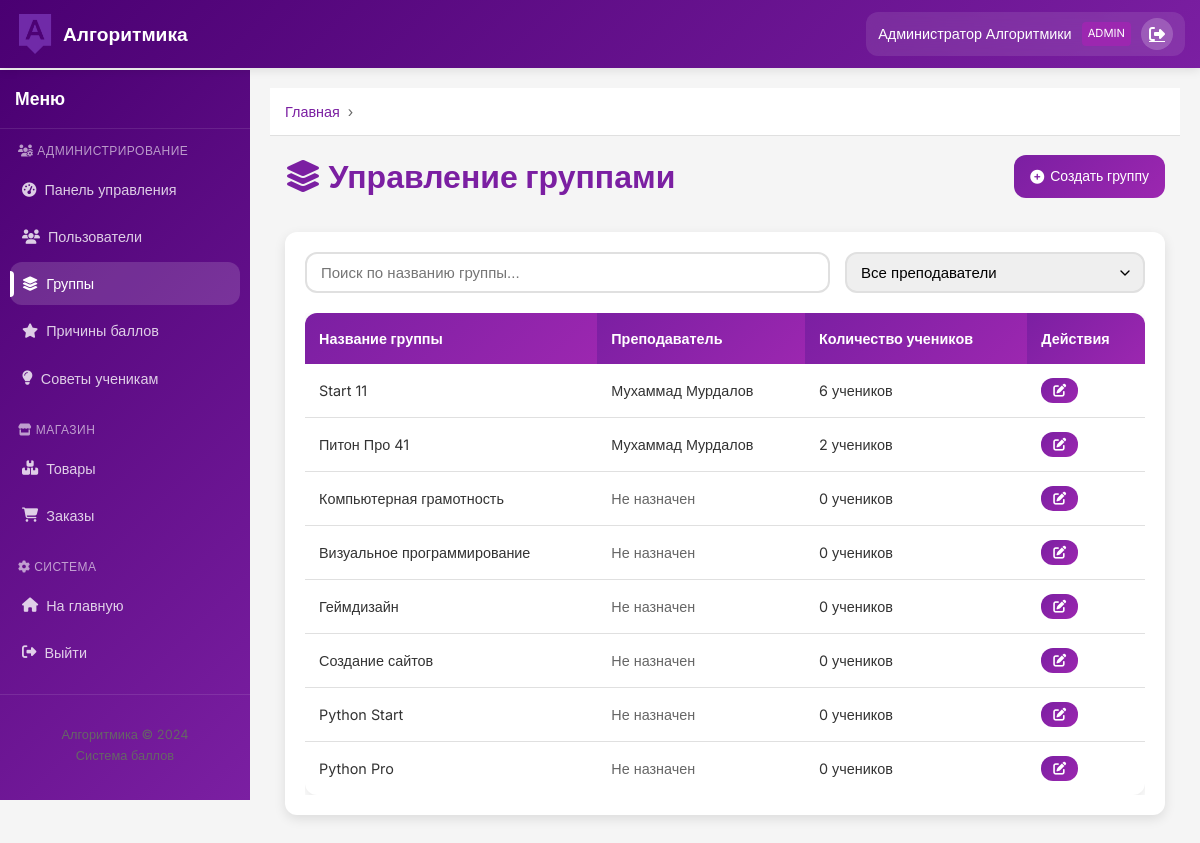
/admin/groups (signed in), run on the app's committed database.
### app.py (models this page shows)
class User(UserMixin, db.Model):
    id = db.Column(db.Integer, primary_key=True)
    username = db.Column(db.String(80), unique=True, nullable=False)
    password = db.Column(db.String(200), nullable=False)
    visible_password = db.Column(db.String(80), nullable=True)
    first_name = db.Column(db.String(80), nullable=False)
    last_name = db.Column(db.String(80), nullable=False)
    role = db.Column(db.String(20), nullable=False)  # admin, teacher, student
    group_id = db.Column(db.Integer, db.ForeignKey('group.id'), nullable=True)
    points = db.Column(db.Integer, default=0)
    earned_points = db.Column(db.Integer, default=0)
    created_at = db.Column(db.DateTime, default=datetime.utcnow)
    group = db.relationship('Group', backref='students', foreign_keys=[group_id])
    points_history = db.relationship('PointsHistory', backref='user', lazy=True,
                                     foreign_keys='PointsHistory.user_id')
    orders = db.relationship('Order', backref='student', lazy=True,
                            foreign_keys='Order.student_id')

class Group(db.Model):
    id = db.Column(db.Integer, primary_key=True)
    name = db.Column(db.String(100), nullable=False)
    teacher_id = db.Column(db.Integer, db.ForeignKey('user.id'), nullable=True)
    teacher = db.relationship('User', backref='taught_groups', foreign_keys=[teacher_id])

### app.py (the view)
@app.route('/admin/groups')
@login_required
def admin_groups():
    if current_user.role != 'admin':
        return redirect(url_for('index'))
    groups = Group.query.all()
    teachers = User.query.filter_by(role='teacher').all()
    return render_template('admin/groups.html', groups=groups, teachers=teachers)

### app.py (called while the page is built)
@login_manager.user_loader
def load_user(user_id):
    return User.query.get(int(user_id))

@app.context_processor
def inject_now():
    return {'datetime': datetime}

### templates/admin/groups.html (shortened to what this page needs)
{% extends "base.html" %}
{% block content %}
<div class="container">
    <div style="display: flex; justify-content: space-between; align-items: center; margin-bottom: 30px;">
        <h1 style="color: var(--primary-color);">
            <i class="fas fa-layer-group"></i> Управление группами
        </h1>
        <a href="{{ url_for('create_group') }}" class="btn btn-primary">
            <i class="fas fa-plus-circle"></i> Создать группу
        </a>
    </div>
    <div class="card">
        <div style="margin-bottom: 20px; display: flex; gap: 15px; align-items: center;">
            <div style="flex: 1;">
                <input type="text" id="search-groups" class="form-control" placeholder="Поиск по названию группы...">
            </div>
            <div style="width: 300px;">
                <select id="teacher-filter" class="form-control">
                    <option value="">Все преподаватели</option>
                </select>
            </div>
        </div>
        <div class="table-responsive">
            <table class="table" id="groups-table">
                <thead>
                    <tr>
                        <th>Название группы</th>
                        <th>Преподаватель</th>
                        <th>Количество учеников</th>
                        <th>Действия</th>
                    </tr>
                </thead>
                <tbody>
                    {% for group in groups %}
                    <tr class="searchable-item" data-teacher="{{ group.teacher_id }}">
                        <td>{{ group.name }}</td>
                        <td>
                            {% if group.teacher %}
                            {{ group.teacher.first_name }} {{ group.teacher.last_name }}
                            {% else %}
                            <span style="color: var(--text-light);">Не назначен</span>
                            {% endif %}
                        </td>
                        <td>{{ group.students|length }} учеников</td>
                        <td>
                            <a href="{{ url_for('group_detail', group_id=group.id) }}" class="btn btn-primary btn-sm">
                                <i class="fas fa-edit"></i>
                            </a>
                        </td>
                    </tr>
                    {% endfor %}
                </tbody>
            </table>
        </div>
    </div>
</div>
{% endblock %}

### templates/base.html (shortened to what this page needs)
<!DOCTYPE html>
<html lang="ru">
<head>
    <link rel="stylesheet" href="{{ url_for('static', filename='css/style.css') }}">
    <link rel="stylesheet" href="https://cdnjs.cloudflare.com/ajax/libs/font-awesome/6.4.0/css/all.min.css">
</head>
<body>
    <nav class="navbar">
        <div class="container">
            <a href="/" class="logo">
                <img src="{{ url_for('static', filename='images/logo.png') }}" alt="Алгоритмика" style="height: 40px;">
                <span>Алгоритмика</span>
            </a>
            {% if current_user.is_authenticated %}
            <div class="user-menu">
                <span class="user-name">{{ current_user.first_name }} {{ current_user.last_name }}</span>
                <span class="user-role">{{ current_user.role|capitalize }}</span>
                <a href="{{ url_for('logout') }}" class="btn-logout" title="Выйти">
                    <i class="fas fa-sign-out-alt"></i>
                </a>
            </div>
            {% endif %}
        </div>
    </nav>
    <div class="main-wrapper">
        {% if current_user.is_authenticated %}
        <aside class="sidebar">
            <div class="sidebar-content">
                <div class="sidebar-header">
                    <h3>Меню</h3>
                </div>
                <nav class="sidebar-nav">
                    {% if current_user.role == 'admin' %}
                    <div class="nav-section">
                        <h4 class="nav-section-title">
                            <i class="fas fa-users-cog"></i> Администрирование
                        </h4>
                        <ul>
                            <li>
                                <a href="{{ url_for('admin_dashboard') }}"
                                   class="{% if request.endpoint == 'admin_dashboard' %}active{% endif %}">
                                    <i class="fas fa-tachometer-alt"></i> Панель управления
                                </a>
                            </li>
                            <li>
                                <a href="{{ url_for('admin_users') }}"
                                   class="{% if request.endpoint in ['admin_users', 'create_users', 'user_detail'] %}active{% endif %}">
                                    <i class="fas fa-users"></i> Пользователи
                                </a>
                            </li>
                            <li>
                                <a href="{{ url_for('admin_groups') }}"
                                   class="{% if request.endpoint in ['admin_groups', 'create_group', 'group_detail'] %}active{% endif %}">
                                    <i class="fas fa-layer-group"></i> Группы
                                </a>
                            </li>
                            <li>
                                <a href="{{ url_for('admin_reward_reasons') }}"
                                   class="{% if request.endpoint in ['admin_reward_reasons', 'create_reward_reason', 'edit_reward_reason'] %}active{% endif %}">
                                    <i class="fas fa-star"></i> Причины баллов
                                </a>
                            </li>
                            <li>
                                <a href="{{ url_for('admin_tips') }}"
                                   class="{% if request.endpoint == 'admin_tips' %}active{% endif %}">
                                    <i class="fas fa-lightbulb"></i> Советы ученикам
                                </a>
                            </li>
                        </ul>
                    </div>
                    <div class="nav-section">
                        <h4 class="nav-section-title">
                            <i class="fas fa-store"></i> Магазин
                        </h4>
                        <ul>
                            <li>
                                <a href="{{ url_for('admin_shop') }}"
                                   class="{% if request.endpoint in ['admin_shop', 'product_detail'] %}active{% endif %}">
                                    <i class="fas fa-boxes"></i> Товары
                                </a>
                            </li>
                            <li>
                                <a href="{{ url_for('admin_orders') }}"
                                   class="{% if request.endpoint in ['admin_orders', 'order_detail'] %}active{% endif %}">
                                    <i class="fas fa-shopping-cart"></i> Заказы
                                </a>
                            </li>
                        </ul>
                    </div>
                    {% endif %}
                    <div class="nav-section">
                        <h4 class="nav-section-title">
                            <i class="fas fa-cog"></i> Система
                        </h4>
                        <ul>
                            <li>
                                <a href="{{ url_for('index') }}">
                                    <i class="fas fa-home"></i> На главную
                                </a>
                            </li>
                            <li>
                                <a href="{{ url_for('logout') }}">
                                    <i class="fas fa-sign-out-alt"></i> Выйти
                                </a>
                            </li>
                        </ul>
                    </div>
                </nav>
                <div class="sidebar-footer">
                    <div style="text-align: center; padding: 15px; color: var(--text-light); font-size: 0.8rem;">
                        <p>Алгоритмика © 2024</p>
                        <p>Система баллов</p>
                    </div>
                </div>
            </div>
        </aside>
        {% endif %}
        <main class="main-content {% if not current_user.is_authenticated %}full-width{% endif %}">
            {% if current_user.is_authenticated %}
            <div class="breadcrumbs">
                <div class="container">
                    <a href="{{ url_for('index') }}">Главная</a>
                </div>
            </div>
            {% endif %}
            {% block content %}{% endblock %}
        </main>
    </div>
</body>
</html>

### data on the page
User: first_name "Администратор", last_name "Алгоритмики", role "ADMIN"
Group: name "Start 11", teacher.first_name "Мухаммад", teacher.last_name "Мурдалов", students|length "6"
Group: name "Питон Про 41", teacher.first_name "Мухаммад", teacher.last_name "Мурдалов", students|length "2"
Group: name "Компьютерная грамотность", shows "Не назначен", students|length "0"
Group: name "Визуальное программирование", shows "Не назначен", students|length "0"
Group: name "Геймдизайн", shows "Не назначен", students|length "0"
Group: name "Создание сайтов", shows "Не назначен", students|length "0"
Group: name "Python Start", shows "Не назначен", students|length "0"
Group: name "Python Pro", shows "Не назначен", students|length "0"
